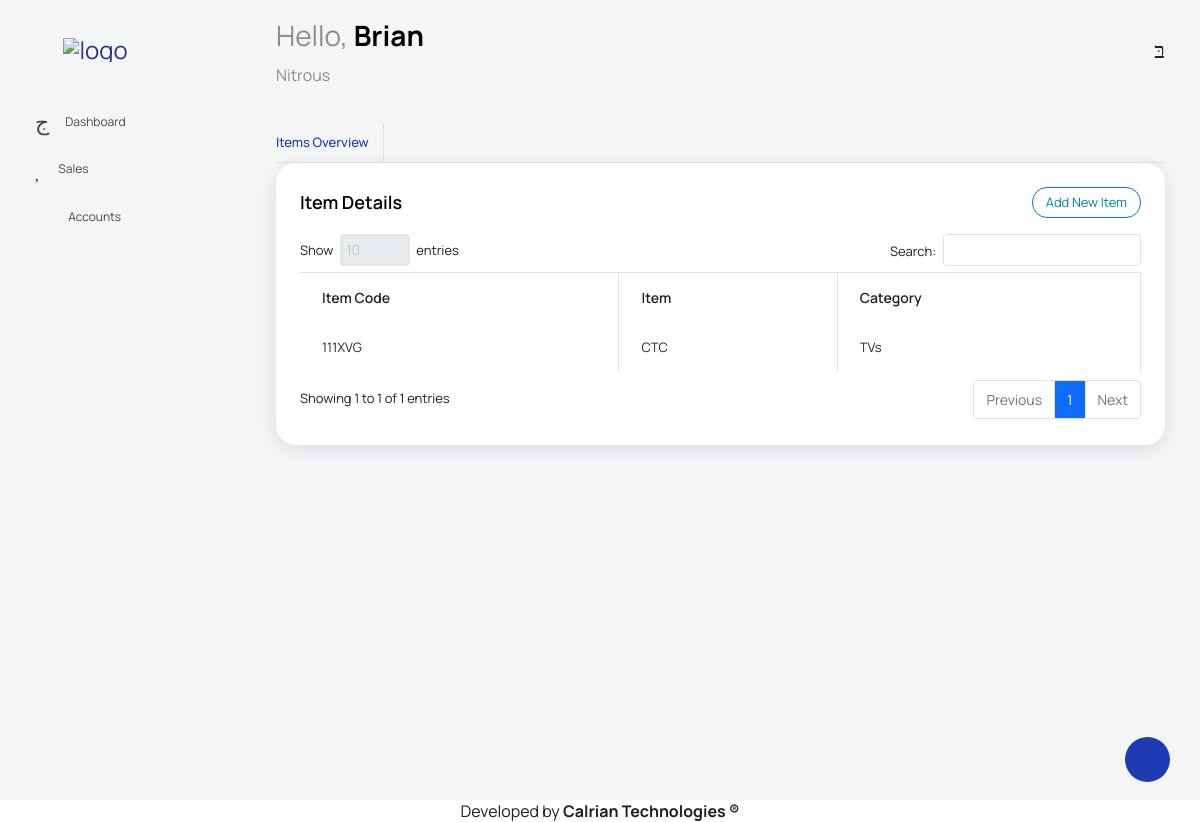
The app's page /items/ (signed in), older data.
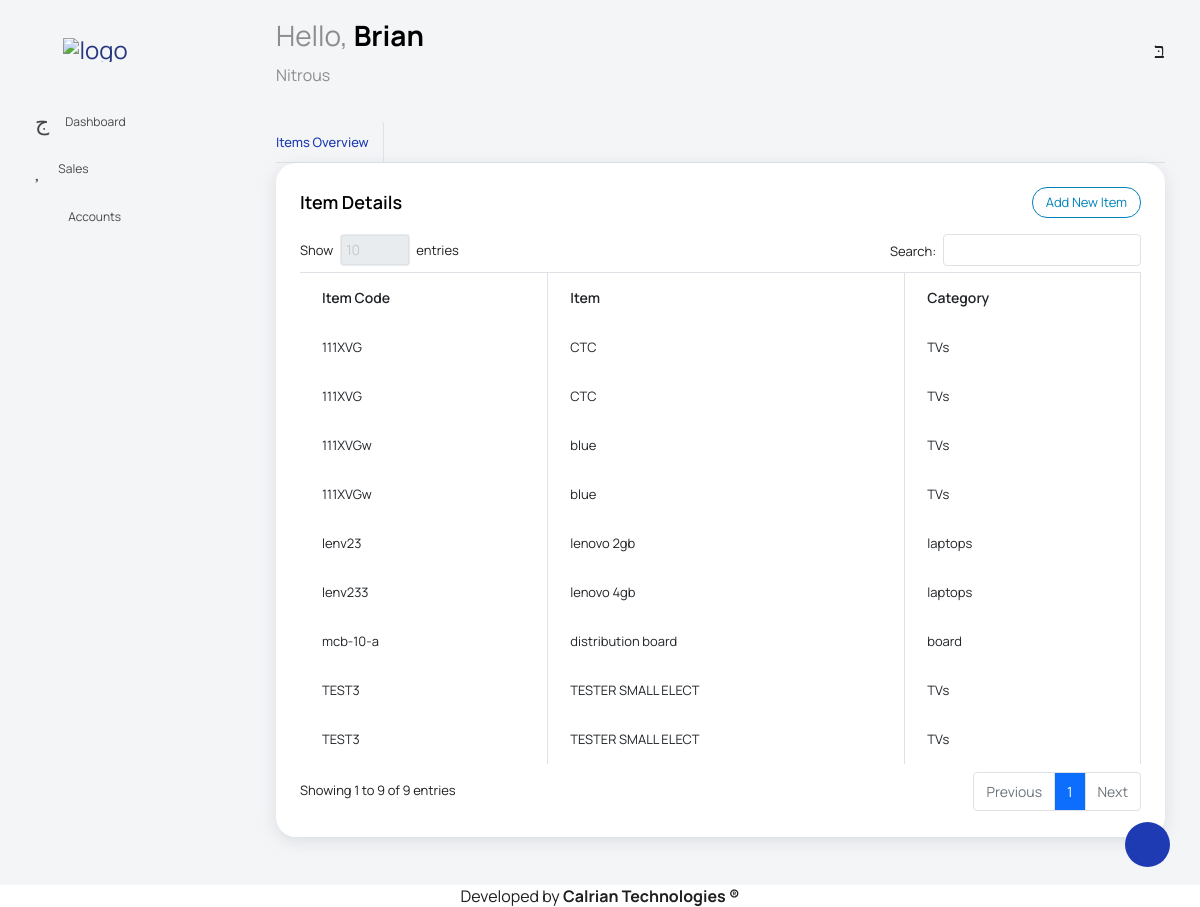
The same page, newer data.
### shop/models.py (models this page shows, shortened)
class Item(models.Model):
    code = models.CharField(max_length=20,null=False)
    name = models.CharField(max_length=20)
    category = models.ForeignKey(Category, on_delete=models.CASCADE)
    unit_price = models.PositiveIntegerField()

class Category(models.Model):
    name = models.CharField(max_length=20,)
    def __str__(self):
        return self.name

### shop/views.py (the view)
# urls.py: path('items/', ItemListView.as_view(), name='item_list'),
class ItemListView(ListView):
    model = Item
    template_name = 'shop/item_list.html'
    context_object_name = 'items'

### shop/templates/shop/item_list.html
{% extends 'shop/index.html' %}
{% load static %}
{% block content %}
  <div class="main-panel">
    <div class="content-wrapper">
      <div class="row">
        <div class="col-sm-12">
          <div class="home-tab">
            <div class="d-sm-flex align-items-center justify-content-between border-bottom">
              <ul class="nav nav-tabs" role="tablist">
                <li class="nav-item">
                  <a class="nav-link active ps-0" id="home-tab" data-bs-toggle="tab" href="#overview" role="tab" aria-controls="overview" aria-selected="true">Items Overview</a>
                </li>
              </ul>
              </div>
            </div>
            <div class="row">
              <div class="col d-flex flex-column">
                <div class="row flex-grow">
                  <div class="col-lg-12 grid-margin stretch-card">
                    <div class="card">
                      <div class="card-body overflow-auto">
                         <div style="display: flex; justify-content: space-between; align-items: center;">
                        <h4 class="card-title" style="margin: 0;">
                          Item Details
                        </h4>
                        <div>
                            <a class="btn btn-outline-info btn-sm" href="{% url 'shop:item_create'%}">Add New Item</a>
                          </div>
                        </div>
                        <div class="table-responsive pt-3">
                          <table class="table table-bordered" id="dataTable" width="100%" cellspacing="0">
                            <thead>
                              <tr>
                                <th>Item Code</th>
                                <th>Item</th>
                                <th>Category</th>
                              </tr>
                            </thead>
                            <tbody>
                                {%for item in items%}
                                <tr>
                                  <td>{{item.code }}</td>
                                  <td>{{item.name}}</td>
                                  <td>{{item.category}}</td>
                                </tr>
                                {%endfor%}
                            </tbody>
                          </table>
                        </div>
                      </div>
                    </div>
                  </div>
                </div>
              </div>
            </div>
          </div>
        </div>
      </div>
    </div>
  </div>
{% endblock %}

Row changes from the older to the newer data that the page shows:
added Item: code "111XVG", name "CTC", category "TVs"
added Item: code "TEST3", name "TESTER SMALL ELECT", category "TVs"
added Item: code "TEST3", name "TESTER SMALL ELECT", category "TVs"
added Item: code "111XVGw", name "blue", category "TVs"
added Item: code "111XVGw", name "blue", category "TVs"
added Item: code "mcb-10-a", name "distribution board", category "board"
added Item: code "lenv23", name "lenovo 2gb", category "laptops"
added Item: code "lenv233", name "lenovo 4gb", category "laptops"
Text that changed along with them:
text written by a page script: "Show entries Search: Showing 1 to 1 of 1 entries Previous 1 Next" → "Show entries Search: Showing 1 to 9 of 9 entries Previous 1 Next"
